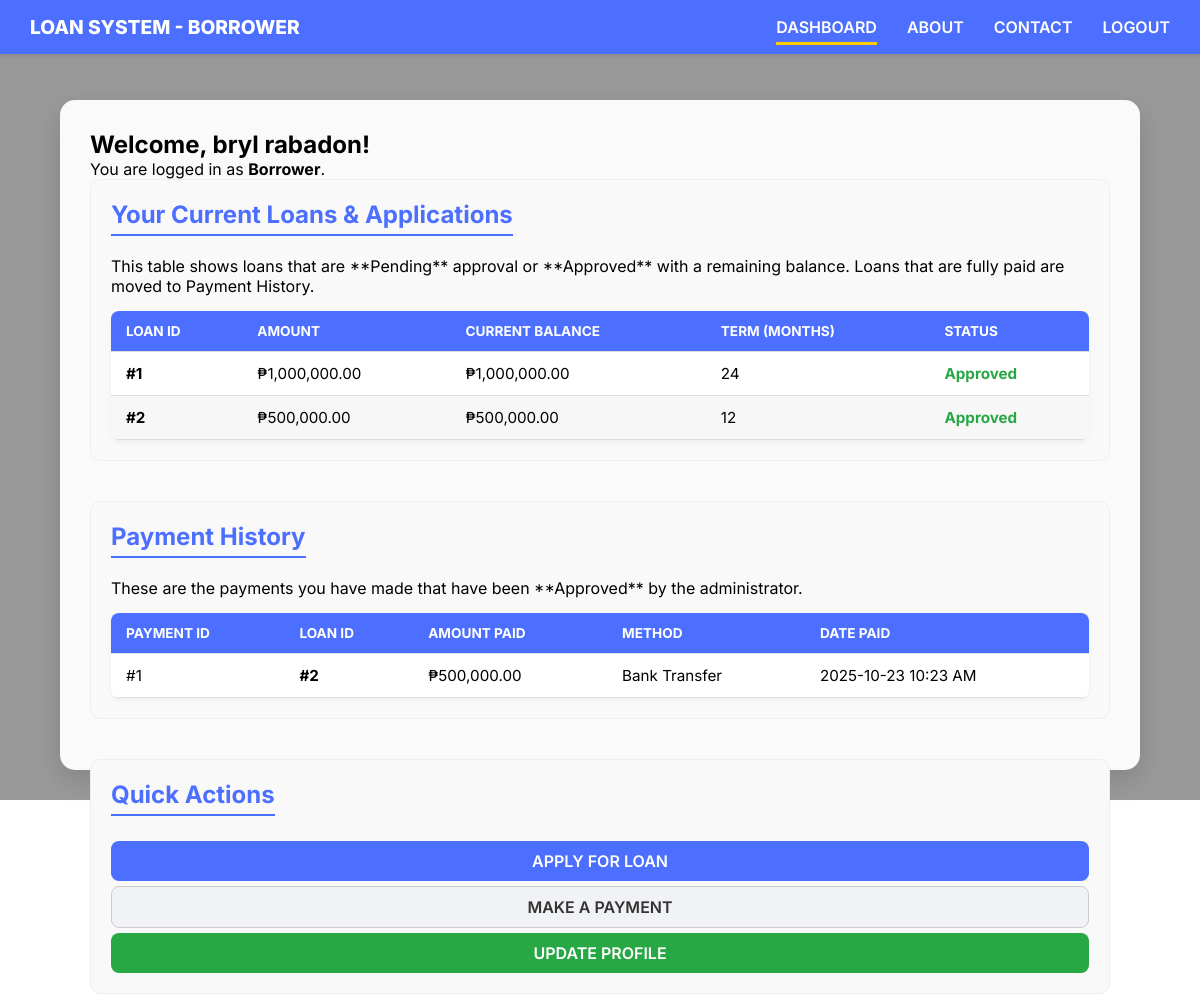
The page /dashboard (signed in) on the database its author committed.
### models/post.py (models this page shows, shortened)
class LoanModel(db.Model):
    __tablename__ = 'loan'
    id = db.Column(db.Integer, primary_key=True)
    amount = db.Column(db.Float, nullable=False)
    interest_rate = db.Column(db.Float, nullable=False)
    term_months = db.Column(db.Integer, nullable=False)
    balance = db.Column(db.Float, nullable=False)
    status = db.Column(db.String(50), default='Pending', nullable=False)
    application_date = db.Column(db.DateTime, default=datetime.utcnow)
    user_id = db.Column(db.Integer, db.ForeignKey('user.id'), nullable=False)
    payments = db.relationship('PaymentModel', backref='loan_paid', lazy=True)

class PaymentModel(db.Model):
    __tablename__ = 'payment'
    id = db.Column(db.Integer, primary_key=True)
    loan_id = db.Column(db.Integer, db.ForeignKey('loan.id'), nullable=False)
    user_id = db.Column(db.Integer, db.ForeignKey('user.id'), nullable=False)
    amount = db.Column(db.Float, nullable=False)
    method = db.Column(db.String(50), nullable=False)
    status = db.Column(db.String(50), default='Pending', nullable=False)
    payment_date = db.Column(db.DateTime, default=datetime.utcnow, nullable=False)
    borrower = db.relationship('UserModel', backref=db.backref('payments', lazy=True), foreign_keys=[user_id])

### bryl.py (the view)
@bryl.route("/dashboard")
def dashboard():
    if 'user_id' not in session:
        flash("Please log in to access your dashboard.", "warning")
        return redirect(url_for("home"))
    user_id = session['user_id']
    with bryl.app_context():
        user_loans = LoanModel.query.filter(
            LoanModel.user_id == user_id,
            LoanModel.status != 'Completed'
        ).all()
        user_payments = PaymentModel.query.filter(
            PaymentModel.user_id == user_id,
            PaymentModel.status == 'Approved'
        ).order_by(PaymentModel.payment_date.desc()).all()
    return render_template("dashboard.html",
                           fullname=session.get('fullname'),
                           role=session.get('role'),
                           user_loans=user_loans,
                           user_payments=user_payments)

### templates/dashboard.html (shortened to what this page needs)
<!DOCTYPE html>
<html lang="en">
<head>
    <link rel="stylesheet" href="{{ url_for('static', filename='style.css') }}">
</head>
<body>
    <nav class="dashboard-nav">
        <div class="container">
            <div class="logo">LOAN SYSTEM - {{ role.upper() }}</div>
            <ul class="nav-links">
                <li><a href="{{ url_for('dashboard') }}" class="active">DASHBOARD</a></li>
                <li><a href="{{ url_for('about') }}">ABOUT</a></li>
                <li><a href="{{ url_for('contact') }}">CONTACT</a></li>
                <li><a href="{{ url_for('logout') }}">LOGOUT</a></li>
            </ul>
        </div>
    </nav>
    <div class="dashboard-wrapper">
        <h2>Welcome, {{ fullname }}!</h2>
        <p>You are logged in as <strong>{{ role }}</strong>.</p>
        {% if role == 'Admin' %}
            <div class="dashboard-section">
                <h3>Admin Controls</h3>
                <p>Manage all system operations, users, and loan life cycles.</p>
                <ul>
                    <li><span class="check-icon">✔</span> View and manage all borrower accounts</li>
                    <li><span class="check-icon">✔</span> Review and approve loan applications</li>
                    <li><span class="check-icon">✔</span> Monitor payment statuses and balances</li>
                    <li><span class="check-icon">✔</span> Generate comprehensive loan reports</li>
                </ul>
            </div>
            <div class="dashboard-section">
                <h3>Quick Actions</h3>
                <a href="{{ url_for('admin_dashboard') }}" class="btn primary-btn">Go to Admin Panel</a>
                <a href="#" class="btn secondary-btn">View Borrowers</a>
                <a href="#" class="btn tertiary-btn">Generate Report</a>
            </div>
        {% elif role == 'Borrower' %}
    <div class="dashboard-section">
        <h3>Your Current Loans & Applications</h3>
        <p>This table shows loans that are **Pending** approval or **Approved** with a remaining balance. Loans that are fully paid are moved to Payment History.</p>
        {% if user_loans %}
            <table>
                <thead>
                    <tr>
                        <th>Loan ID</th>
                        <th>Amount</th>
                        <th>Current Balance</th> <th>Term (Months)</th>
                        <th>Status</th>
                    </tr>
                </thead>
                <tbody>
                    {% for loan in user_loans %}
                    <tr>
                        <td><strong>#{{ loan.id }}</strong></td>
                        <td>₱{{ "{:,.2f}".format(loan.amount) }}</td>
                        <td>₱{{ "{:,.2f}".format(loan.balance) }}</td> <td>{{ loan.term_months }}</td>
                        <td>
                            <strong class="status-{{ loan.status | lower }}">
                                {{ loan.status }}
                            </strong>
                        </td>
                    </tr>
                    {% endfor %}
                </tbody>
            </table>
        {% else %}
            <p>You have no current active or pending loan applications.</p>
        {% endif %}
    </div>
    <div class="dashboard-section">
        <h3>Payment History</h3>
        <p>These are the payments you have made that have been **Approved** by the administrator.</p>
        {% if user_payments %}
            <table>
                <thead>
                    <tr>
                        <th>Payment ID</th>
                        <th>Loan ID</th>
                        <th>Amount Paid</th>
                        <th>Method</th>
                        <th>Date Paid</th>
                    </tr>
                </thead>
                <tbody>
                    {% for payment in user_payments %}
                    <tr>
                        <td>#{{ payment.id }}</td>
                        <td><strong>#{{ payment.loan_id }}</strong></td>
                        <td>₱{{ "{:,.2f}".format(payment.amount) }}</td>
                        <td>{{ payment.method }}</td>
                        <td>{{ payment.payment_date.strftime('%Y-%m-%d %I:%M %p') }}</td>
                    </tr>
                    {% endfor %}
                </tbody>
            </table>
        {% else %}
            <p>No approved payment records found.</p>
        {% endif %}
    </div>
    <div class="dashboard-section">
        <h3>Quick Actions</h3>
        <a href="{{ url_for('apply_loan') }}" class="btn primary-btn">Apply for Loan</a>
        <a href="{{ url_for('payment') }}" class="btn secondary-btn">Make a Payment</a>
        <a href="{{ url_for('update_profile') }}" class="btn tertiary-btn">Update Profile</a>
    </div>
{% endif %}
    </div>
  </body>
</html>

### static/style.css (style rules this page uses)
* { margin: 0; padding: 0; box-sizing: border-box; }
body { font-family: 'Inter', 'Segoe UI', sans-serif; height: 100vh; display: flex; justify-content: center; align-items: center; flex-direction: column; font-size: 16px; background-image: url('https://media.licdn.com/dms/image/sync/v2/D4E27AQE1Gy94tMIYzA/articleshare-shrink_800/B4EZhVGvXdGUAI-/0/1754984194154?e=2147483647&v=beta&t=qX4pZbdXekMuGwrFI4r_kihyu8ewWH-_G2Cy8NyE_8g'); background-size: cover; background-position: center; background-repeat: no-repeat; background-attachment: fixed; position: relative; }
body::before { content: ""; position: absolute; top: 0; left: 0; width: 100%; height: 100%; background-color: rgba(0, 0, 0, 0.4); z-index: -1; }
a { text-decoration: none; color: inherit; }
.sign-in-button, .register-button, .loan-submit-button, .btn { width: 100%; padding: 12px; border: none; border-radius: 8px; font-weight: 700; cursor: pointer; transition: background-color 0.3s, opacity 0.3s; text-transform: uppercase; text-align: center; display: inline-block; }
.dashboard-wrapper { width: 90%; max-width: 1200px; background: rgba(255, 255, 255, 0.95); border-radius: 15px; padding: 30px; box-shadow: 0 10px 30px rgba(0, 0, 0, 0.15); margin: 100px auto 30px auto; min-height: 80vh; }
.dashboard-nav { position: fixed; top: 0; left: 0; width: 100%; background-color: #4c6fff; box-shadow: 0 2px 4px rgba(0, 0, 0, 0.1); z-index: 1000; }
.dashboard-nav .container { display: flex; justify-content: space-between; align-items: center; max-width: 1200px; margin: 0 auto; padding: 15px 30px; }
.dashboard-nav .logo { color: white; font-size: 1.2rem; font-weight: 800; }
.dashboard-nav .nav-links { list-style: none; display: flex; gap: 30px; }
.dashboard-nav .nav-links a { color: white; font-weight: 600; padding: 5px 0; transition: color 0.3s, border-bottom 0.3s; }
.dashboard-nav .nav-links a:hover, .dashboard-nav .nav-links a.active { color: white; border-bottom: 3px solid #ffcc00; }
.dashboard-section { margin-bottom: 40px; background: #f9f9f9; padding: 20px; border-radius: 10px; border: 1px solid #eee; }
.dashboard-section h3 { font-size: 1.5rem; color: #4c6fff; margin-bottom: 20px; border-bottom: 2px solid #4c6fff; padding-bottom: 5px; display: inline-block; }
.btn { text-decoration: none; padding: 10px 20px; border-radius: 8px; font-weight: 600; transition: opacity 0.3s; margin-right: 10px; margin-top: 5px; display: inline-block; }
.primary-btn { background-color: #4c6fff; color: white; }
.secondary-btn { background-color: #f0f2f5; color: #333; border: 1px solid #ccc; }
.tertiary-btn { background-color: #28a745; color: white; }
table { width: 100%; border-collapse: collapse; margin-top: 15px; font-size: 0.95rem; box-shadow: 0 2px 5px rgba(0,0,0,0.05); background-color: #fff; border-radius: 8px; overflow: hidden; }
th, td { padding: 12px 15px; text-align: left; border-bottom: 1px solid #ddd; }
th { background-color: #4c6fff; color: white; font-weight: 700; text-transform: uppercase; font-size: 0.85rem; }
tr:nth-child(even) { background-color: #f7f7f7; }
.status-approved { color: #28a745; font-weight: 700; }
.status-approved, .status-yes { color: #28a745; }

### rows shown on the page
LoanModel: id "1", amount "1,000,000.00", balance "1,000,000.00", term_months "24", status "Approved"
LoanModel: id "2", amount "500,000.00", balance "500,000.00", term_months "12", status "Approved"
PaymentModel: id "1", loan_id "2", amount "500,000.00", method "Bank Transfer", payment_date "2025-10-23 10:23 AM"

### other values the page prints
{{ role.upper() }} "BORROWER"
{{ fullname }} "bryl rabadon"
{{ role }} "Borrower"
